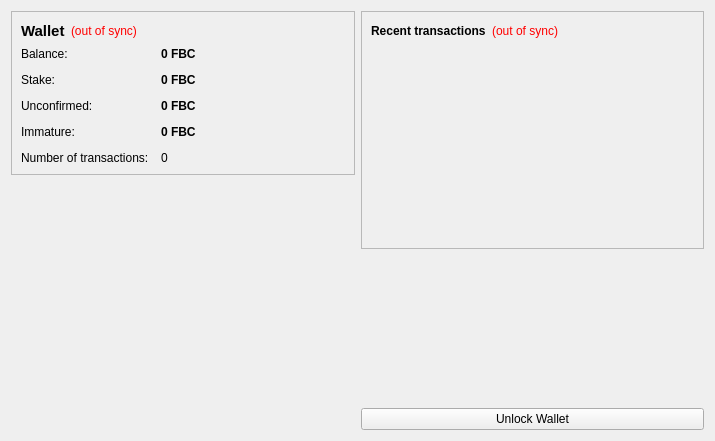
<?xml version="1.0" encoding="UTF-8"?>
<ui version="4.0">
 <class>OverviewPage</class>
 <widget class="QWidget" name="OverviewPage">
  <property name="geometry">
   <rect>
    <x>0</x>
    <y>0</y>
    <width>715</width>
    <height>441</height>
   </rect>
  </property>
  <property name="windowTitle">
   <string>Form</string>
  </property>
  <layout class="QHBoxLayout" name="horizontalLayout" stretch="1,1">
   <item>
    <layout class="QVBoxLayout" name="verticalLayout_2">
     <item>
      <widget class="QFrame" name="frame">
       <property name="frameShape">
        <enum>QFrame::StyledPanel</enum>
       </property>
       <property name="frameShadow">
        <enum>QFrame::Raised</enum>
       </property>
       <layout class="QVBoxLayout" name="verticalLayout_4">
        <item>
         <layout class="QHBoxLayout" name="horizontalLayout_4">
          <item>
           <widget class="QLabel" name="label_5">
            <property name="font">
             <font>
              <pointsize>11</pointsize>
              <weight>75</weight>
              <bold>true</bold>
             </font>
            </property>
            <property name="text">
             <string>Wallet</string>
            </property>
           </widget>
          </item>
          <item>
           <widget class="QLabel" name="labelWalletStatus">
            <property name="toolTip">
             <string>The displayed information may be out of date. Your wallet automatically synchronizes with the FootballCoin network after a connection is established, but this process has not completed yet.</string>
            </property>
            <property name="styleSheet">
             <string notr="true">QLabel { color: red; }</string>
            </property>
            <property name="text">
             <string notr="true">(out of sync)</string>
            </property>
            <property name="alignment">
             <set>Qt::AlignLeading|Qt::AlignLeft|Qt::AlignVCenter</set>
            </property>
           </widget>
          </item>
          <item>
           <spacer name="horizontalSpacer_2">
            <property name="orientation">
             <enum>Qt::Horizontal</enum>
            </property>
            <property name="sizeHint" stdset="0">
             <size>
              <width>40</width>
              <height>20</height>
             </size>
            </property>
           </spacer>
          </item>
         </layout>
        </item>
        <item>
         <layout class="QFormLayout" name="formLayout_2">
          <property name="fieldGrowthPolicy">
           <enum>QFormLayout::AllNonFixedFieldsGrow</enum>
          </property>
          <property name="horizontalSpacing">
           <number>12</number>
          </property>
          <property name="verticalSpacing">
           <number>12</number>
          </property>
          <item row="0" column="0">
           <widget class="QLabel" name="label">
            <property name="text">
             <string>Balance:</string>
            </property>
           </widget>
          </item>
          <item row="0" column="1">
           <widget class="QLabel" name="labelBalance">
            <property name="font">
             <font>
              <weight>75</weight>
              <bold>true</bold>
             </font>
            </property>
            <property name="cursor">
             <cursorShape>IBeamCursor</cursorShape>
            </property>
            <property name="toolTip">
             <string>Your current balance</string>
            </property>
            <property name="text">
             <string notr="true">0 FBC</string>
            </property>
            <property name="textInteractionFlags">
             <set>Qt::LinksAccessibleByMouse|Qt::TextSelectableByKeyboard|Qt::TextSelectableByMouse</set>
            </property>
           </widget>
          </item>
          <item row="1" column="0">
           <widget class="QLabel" name="label_6">
            <property name="text">
             <string>Stake:</string>
            </property>
           </widget>
          </item>
          <item row="1" column="1">
           <widget class="QLabel" name="labelStake">
            <property name="font">
             <font>
              <weight>75</weight>
              <bold>true</bold>
             </font>
            </property>
            <property name="cursor">
             <cursorShape>IBeamCursor</cursorShape>
            </property>
            <property name="toolTip">
             <string>Total of coins that was staked, and do not yet count toward the current balance</string>
            </property>
            <property name="text">
             <string notr="true">0 FBC</string>
            </property>
            <property name="textInteractionFlags">
             <set>Qt::LinksAccessibleByMouse|Qt::TextSelectableByKeyboard|Qt::TextSelectableByMouse</set>
            </property>
           </widget>
          </item>
          <item row="2" column="0">
           <widget class="QLabel" name="label_3">
            <property name="text">
             <string>Unconfirmed:</string>
            </property>
           </widget>
          </item>
          <item row="2" column="1">
           <widget class="QLabel" name="labelUnconfirmed">
            <property name="font">
             <font>
              <weight>75</weight>
              <bold>true</bold>
             </font>
            </property>
            <property name="cursor">
             <cursorShape>IBeamCursor</cursorShape>
            </property>
            <property name="toolTip">
             <string>Total of transactions that have yet to be confirmed, and do not yet count toward the current balance</string>
            </property>
            <property name="text">
             <string notr="true">0 FBC</string>
            </property>
            <property name="textInteractionFlags">
             <set>Qt::LinksAccessibleByMouse|Qt::TextSelectableByKeyboard|Qt::TextSelectableByMouse</set>
            </property>
           </widget>
          </item>
          <item row="3" column="0">
           <widget class="QLabel" name="labelImmatureText">
            <property name="text">
             <string>Immature:</string>
            </property>
           </widget>
          </item>
          <item row="3" column="1">
           <widget class="QLabel" name="labelImmature">
            <property name="font">
             <font>
              <weight>75</weight>
              <bold>true</bold>
             </font>
            </property>
            <property name="toolTip">
             <string>Mined balance that has not yet matured</string>
            </property>
            <property name="text">
             <string notr="true">0 FBC</string>
            </property>
            <property name="textInteractionFlags">
             <set>Qt::LinksAccessibleByMouse|Qt::TextSelectableByKeyboard|Qt::TextSelectableByMouse</set>
            </property>
           </widget>
          </item>
          <item row="4" column="0">
           <widget class="QLabel" name="label_2">
            <property name="text">
             <string>Number of transactions:</string>
            </property>
           </widget>
          </item>
          <item row="4" column="1">
           <widget class="QLabel" name="labelNumTransactions">
            <property name="toolTip">
             <string>Total number of transactions in wallet</string>
            </property>
            <property name="text">
             <string notr="true">0</string>
            </property>
           </widget>
          </item>
         </layout>
        </item>
       </layout>
      </widget>
     </item>
     <item>
      <spacer name="verticalSpacer">
       <property name="orientation">
        <enum>Qt::Vertical</enum>
       </property>
       <property name="sizeHint" stdset="0">
        <size>
         <width>20</width>
         <height>40</height>
        </size>
       </property>
      </spacer>
     </item>
     <item>
      <widget class="QLabel" name="label_6">
       <property name="text">
        <string/>
       </property>
       <property name="pixmap">
        <pixmap resource="../bitcoin.qrc">:/images/backg</pixmap>
       </property>
       <property name="scaledContents">
        <bool>false</bool>
       </property>
       <property name="alignment">
        <set>Qt::AlignCenter</set>
       </property>
       <property name="margin">
        <number>-2</number>
       </property>
      </widget>
     </item>
    </layout>
   </item>
   <item>
    <layout class="QVBoxLayout" name="verticalLayout_3">
     <item>
      <widget class="QFrame" name="frame_2">
       <property name="frameShape">
        <enum>QFrame::StyledPanel</enum>
       </property>
       <property name="frameShadow">
        <enum>QFrame::Raised</enum>
       </property>
       <layout class="QVBoxLayout" name="verticalLayout">
        <item>
         <layout class="QHBoxLayout" name="horizontalLayout_2">
          <item>
           <widget class="QLabel" name="label_4">
            <property name="text">
             <string>&lt;b&gt;Recent transactions&lt;/b&gt;</string>
            </property>
           </widget>
          </item>
          <item>
           <widget class="QLabel" name="labelTransactionsStatus">
            <property name="toolTip">
             <string>The displayed information may be out of date. Your wallet automatically synchronizes with the FootballCoin network after a connection is established, but this process has not completed yet.</string>
            </property>
            <property name="styleSheet">
             <string notr="true">QLabel { color: red; }</string>
            </property>
            <property name="text">
             <string notr="true">(out of sync)</string>
            </property>
            <property name="alignment">
             <set>Qt::AlignRight|Qt::AlignTrailing|Qt::AlignVCenter</set>
            </property>
           </widget>
          </item>
          <item>
           <spacer name="horizontalSpacer">
            <property name="orientation">
             <enum>Qt::Horizontal</enum>
            </property>
            <property name="sizeHint" stdset="0">
             <size>
              <width>40</width>
              <height>20</height>
             </size>
            </property>
           </spacer>
          </item>
         </layout>
        </item>
        <item>
         <widget class="QListView" name="listTransactions">
          <property name="styleSheet">
           <string notr="true">QListView { background: transparent; }</string>
          </property>
          <property name="frameShape">
           <enum>QFrame::NoFrame</enum>
          </property>
          <property name="verticalScrollBarPolicy">
           <enum>Qt::ScrollBarAlwaysOff</enum>
          </property>
          <property name="horizontalScrollBarPolicy">
           <enum>Qt::ScrollBarAlwaysOff</enum>
          </property>
          <property name="selectionMode">
           <enum>QAbstractItemView::NoSelection</enum>
          </property>
         </widget>
        </item>
       </layout>
      </widget>
     </item>
     <item>
      <spacer name="verticalSpacer_2">
       <property name="orientation">
        <enum>Qt::Vertical</enum>
       </property>
       <property name="sizeHint" stdset="0">
        <size>
         <width>20</width>
         <height>40</height>
        </size>
       </property>
      </spacer>
     </item>
     <item>
      <widget class="QPushButton" name="unlockWalletButton">
       <property name="text">
        <string>Unlock Wallet</string>
       </property>
      </widget>
     </item>
    </layout>
   </item>
  </layout>
 </widget>
 <resources>
  <include location="../bitcoin.qrc"/>
 </resources>
 <connections/>
</ui>
